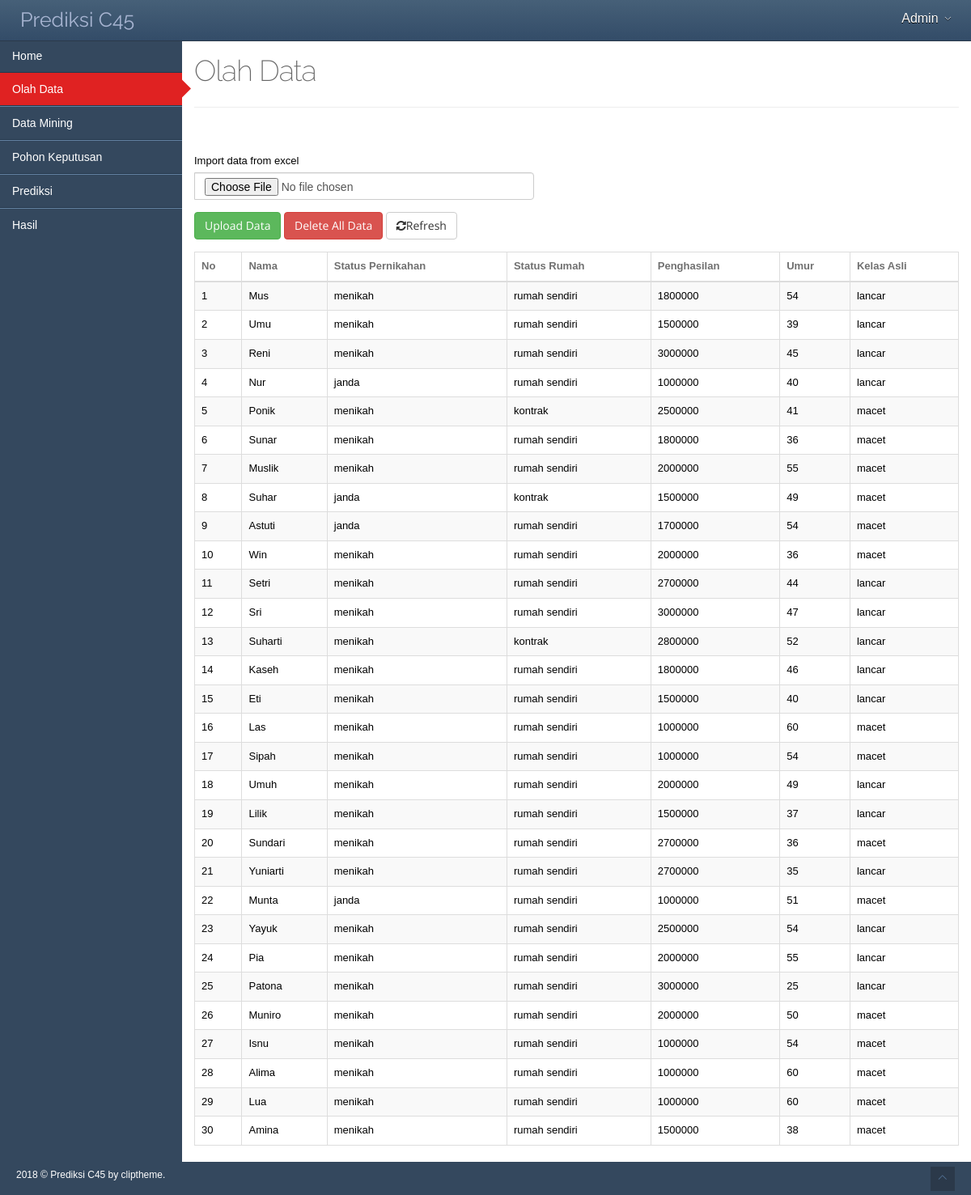
/index.php?menu=olah_data (signed in), run on the app's committed database.
### tables this page shows
CREATE TABLE `data_latih` (
  `id` int(11) NOT NULL AUTO_INCREMENT,
  `nama` varchar(200) DEFAULT NULL,
  `status_pernikahan` varchar(100) DEFAULT NULL,
  `status_rumah` varchar(100) DEFAULT NULL,
  `penghasilan` double DEFAULT NULL,
  `umur` int(11) DEFAULT NULL,
  `kelas_asli` varchar(200) DEFAULT NULL,
  PRIMARY KEY (`id`)
);

### fungsi.php (called while the page is built, shortened)
<?php
function can_access_menu($menu){
    return true;
}

### database.php (called while the page is built, shortened)
<?php
class database {
    private $servername;
    private $user_db;
    private $password_db;
    private $database;
    private $koneksi;
    function database() {
        return $this->connect_db();
    }
    function load_conf_db() {
        $path = dirname(__FILE__) . '/koneksi.php';
        if (file_exists($path)) {
            $conf = include $path;
            $this->servername = @$conf['host'];
            $this->database = @$conf['dbname'];
            $this->user_db = @$conf['username'];
            $this->password_db = @$conf['password'];
        }
    }
    public function connect_db() {
        $this->koneksi = mysqli_connect($this->servername, $this->user_db, $this->password_db, $this->database);
        return $this->koneksi;
    }
    function db_query($sql) {
        $conn = $this->koneksi;
        return mysqli_query($conn, $sql);
    }
    function db_fetch_array($result) {
        return mysqli_fetch_array($result);
    }
    function db_num_rows($result) {
        return mysqli_num_rows($result);
    }
}
?>

### koneksi.php (called while the page is built)
<?php
return array(
    'host' => "localhost",
    'username' => "root",
    'password' => "",
    'dbname' => "penduduk_c45",
);

### olah_data.php (the view, shortened to what this page needs)
<?php
include_once "database.php";
include_once "fungsi.php";
$db_object = new database();
?>
<div class="content">
    <div class="main-content">
        <div class="container">
            <div class="row">
                <div class="col-sm-12">
                    <div class="page-header">
                        <h1>Olah Data </h1>
                    </div>
                </div>
            </div>
                    <?php
            $query = $db_object->db_query("SELECT * FROM data_latih order by(id)");
            $jumlah = $db_object->db_num_rows($query);
            echo "<br><br>";
            ?>
            <form method="post" enctype="multipart/form-data" action="">
                <div class="form-group">
                    <div class="input-group">
                        <label>Import data from excel</label>
                        <input name="file_data" type="file" class="form-control">
                    </div>
                </div>
                <div class="form-group">
                    <input name="upload" type="submit" value="Upload Data" class="btn btn-success">
                    <input name="delete_all" type="submit" value="Delete All Data" class="btn btn-danger">
                    <a href="index.php?menu=olah_data" class="btn btn-default">
                        <i class="fa fa-refresh"></i>Refresh</a>
                </div>
            </form>
            <?php
            if ($jumlah == 0) {
                echo "<center><h3>Data Latih masih kosong...</h3></center>";
            } else {
                ?>
                <div class="table-responsive">
                    <table class="table table-striped table-bordered table-hover" id="sample-table-1">
                        <thead>
                            <tr>
                                <th>No</th>
                                <th>Nama</th>
                                <th>Status Pernikahan</th>
                                <th>Status Rumah</th>
                                <th>Penghasilan</th>
                                <th>Umur</th>
                                <th>Kelas Asli</th>
                            </tr>
                        </thead>
                        <tbody>
                            <?php
                            $no = 1;
                            while ($row = $db_object->db_fetch_array($query)) {
                                echo "<tr>";
                                echo "<td>" . $no . "</td>";
                                echo "<td>" . $row['nama'] . "</td>";
                                echo "<td>" . $row['status_pernikahan'] . "</td>";
                                echo "<td>" . $row['status_rumah'] . "</td>";
                                echo "<td>" . $row['penghasilan'] . "</td>";
                                echo "<td>" . $row['umur'] . "</td>";
                                echo "<td>" . $row['kelas_asli'] . "</td>";
                                echo "</tr>";
                                $no++;
                            }
                            ?>
                        </tbody>
                    </table>
                    <?php
                }
                ?>
            </div>
        </div>
    </div>

### index.php (shortened to what this page needs)
<?php
$menu = '';
if (isset($_GET['menu'])) {
    $menu = $_GET['menu'];
}
include_once 'fungsi.php';
?>
<!DOCTYPE html>
<html lang="en" class="no-js">
    <head>
        <link rel="stylesheet" href="assets/plugins/bootstrap/css/bootstrap.min.css">
        <link rel="stylesheet" href="assets/plugins/font-awesome/css/font-awesome.min.css">
        <link rel="stylesheet" href="assets/fonts/style.css">
        <link rel="stylesheet" href="assets/css/main.css">
        <link rel="stylesheet" href="assets/css/main-responsive.css">
        <link rel="stylesheet" href="assets/plugins/iCheck/skins/all.css">
        <link rel="stylesheet" href="assets/plugins/bootstrap-colorpalette/css/bootstrap-colorpalette.css">
        <link rel="stylesheet" href="assets/plugins/perfect-scrollbar/src/perfect-scrollbar.css">
        <link rel="stylesheet" href="assets/css/theme_navy.css" type="text/css" id="skin_color">
        <link rel="stylesheet" href="assets/css/print.css" type="text/css" media="print"/>
        <link rel="stylesheet" href="assets/plugins/fullcalendar/fullcalendar/fullcalendar.css">
    </head>
    <body>
        <?php
        include "header.php";
        ?>
        <div class="main-container">
            <?php
            include "sidebarMenu.php";
        $menu = '';
            if (isset($_GET['menu'])) {
                $menu = $_GET['menu'];
            }
            if ($menu != '') {
                if (file_exists($menu . ".php")) {
                    if (can_access_menu($menu)) {
                        include $menu . '.php';
                    } else {
                        include "forbidden.php";
                    }
                } else {
                    include "not_found.php";
                }
            } else {
                include "halaman_utama.php";
            }
            ?>
        </div>
        <div class="footer clearfix">
            <div class="footer-inner">
                2018 &copy; Prediksi C45 by cliptheme.
            </div>
            <div class="footer-items">
                <span class="go-top"><i class="clip-chevron-up"></i></span>
            </div>
        </div>
    </body>
</html>

### header.php (shortened to what this page needs)
<div class="navbar navbar-inverse navbar-fixed-top">
    <div class="container">
        <div class="navbar-header">
            <a class="navbar-brand" href="index.html">
                Prediksi C45
            </a>
        </div>
        <div class="navbar-tools">
            <ul class="nav navbar-right">
                <li class="dropdown current-user">
                    <a data-toggle="dropdown" data-hover="dropdown" class="dropdown-toggle" data-close-others="true" href="#">
                        <?php echo $_SESSION['koperasi_c45_nama']; ?>
                        <i class="clip-chevron-down"></i>
                    </a>
                </li>
            </ul>
        </div>
    </div>
</div>

### sidebarMenu.php
<?php
$menu = '';
if (isset($_GET['menu'])) {
    $menu = $_GET['menu'];
}
?>
<div class="navbar-content">
    <div class="main-navigation navbar-collapse collapse">
        <ul class="main-navigation-menu">
            <li <?php if (empty($menu)) echo "class='active open'"; ?> >
                <a href="index.php">
                    <span class="title"> Home </span><span class="selected"></span>
                </a>
            </li>
            <?php
            if ($_SESSION['koperasi_c45_level'] == 1) {
                ?>
                <li <?php if ($menu == 'olah_data') echo "class='active open'"; ?> >
                    <a href="index.php?menu=olah_data">
                        <span class="title"> Olah Data </span><span class="selected"></span>
                    </a>
                </li>
                <li <?php if ($menu == 'data_mining') echo "class='active open'"; ?> >
                    <a href="index.php?menu=data_mining">
                        <span class="title"> Data Mining </span><span class="selected"></span>
                    </a>
                </li>
                <?php
            }
            ?>
            <li <?php if ($menu == 'pohon_keputusan') echo "class='active open'"; ?> >
                <a href="index.php?menu=pohon_keputusan">
                    <span class="title"> Pohon Keputusan </span><span class="selected"></span>
                </a>
            </li>
            <?php
            if ($_SESSION['koperasi_c45_level'] == 1) {
                ?>
                <li <?php if ($menu == 'prediksi') echo "class='active open'"; ?> >
                    <a href="index.php?menu=prediksi">
                        <span class="title"> Prediksi </span><span class="selected"></span>
                    </a>
                </li>
                <?php
            }
            ?>
            <li <?php if ($menu == 'hasil') echo "class='active open'"; ?> >
                <a href="index.php?menu=hasil">
                    <span class="title"> Hasil </span><span class="selected"></span>
                </a>
            </li>
        </ul>
    </div>
</div>

### assets/css/main-responsive.css (style rules this page uses)
@media (min-width: 768px) { .main-navigation { position: absolute; width: 225px; } }
@media (min-width: 768px) { .main-content { margin-left: 225px; } }
@media (min-width: 768px) { .main-content > .container { min-height: 760px; } }

### assets/css/theme_navy.css (style rules this page uses)
body, .main-container, .footer, .main-navigation, ul.main-navigation-menu > li > ul.sub-menu, .navigation-small ul.main-navigation-menu > li > ul.sub-menu { background-color: #34485e !important; }
.navbar-inverse { background: #466078; background: -moz-linear-gradient(top, #466078 0%, #334c68 100%); background: -webkit-gradient(linear, left top, left bottom, color-stop(0%,#466078), color-stop(100%,#334c68)); border-color:#2B394A; }
.navbar-inverse .navbar-brand, .navbar-inverse .navbar-brand:hover, .navbar-inverse .nav > li > a { color: #A7B4D1; }
.navbar-inverse .nav > li > a { color: #A7B4D1; text-shadow: 0 1px 0 #000000; }
.navbar-inverse .nav > li.current-user > a { color: #ffffff !important; }
.navbar-inverse .nav > li.current-user > a i { display: inline-block; text-align: center; width: 1.25em; color:#ffffff !important; font-size: 12px; }
ul.main-navigation-menu > li a { border-bottom-color: #26384C; border-top-color: #6381A1; color: #ffffff; }
ul.main-navigation-menu > li.active > a { background: #E02222 !important; border-top: none !important; color: #fff; }
ul.main-navigation-menu > li.open > a, ul.main-navigation-menu > li > a:hover, ul.main-navigation-menu > li:hover > a { background-color: #2B394A; }
.navigation-toggler, .go-top { background-color: #2B394A !important; color: #5A7CA3; }
.footer-inner { color: #ffffff; }
.main-content .container { border-left: none; border-bottom: none; }

### assets/css/print.css (style rules this page uses)
.navbar { display: none; }
.main-navigation { display: none; }
.page-header { display: none; }
.footer { display: none; }
.main-container { margin: 0 !important; padding: 0 !important; }
.main-content .container { min-height: auto !important; border: none !important; }

### data on the page
data_latih: nama "Mus", status_pernikahan "menikah", status_rumah "rumah sendiri", penghasilan "1800000", umur "54", kelas_asli "lancar"
data_latih: nama "Umu", status_pernikahan "menikah", status_rumah "rumah sendiri", penghasilan "1500000", umur "39", kelas_asli "lancar"
data_latih: nama "Reni", status_pernikahan "menikah", status_rumah "rumah sendiri", penghasilan "3000000", umur "45", kelas_asli "lancar"
data_latih: nama "Nur", status_pernikahan "janda", status_rumah "rumah sendiri", penghasilan "1000000", umur "40", kelas_asli "lancar"
data_latih: nama "Ponik", status_pernikahan "menikah", status_rumah "kontrak", penghasilan "2500000", umur "41", kelas_asli "macet"
data_latih: nama "Sunar", status_pernikahan "menikah", status_rumah "rumah sendiri", penghasilan "1800000", umur "36", kelas_asli "macet"
data_latih: nama "Muslik", status_pernikahan "menikah", status_rumah "rumah sendiri", penghasilan "2000000", umur "55", kelas_asli "macet"
data_latih: nama "Suhar", status_pernikahan "janda", status_rumah "kontrak", penghasilan "1500000", umur "49", kelas_asli "macet"
data_latih: nama "Astuti", status_pernikahan "janda", status_rumah "rumah sendiri", penghasilan "1700000", umur "54", kelas_asli "macet"
data_latih: nama "Win", status_pernikahan "menikah", status_rumah "rumah sendiri", penghasilan "2000000", umur "36", kelas_asli "macet"
data_latih: nama "Setri", status_pernikahan "menikah", status_rumah "rumah sendiri", penghasilan "2700000", umur "44", kelas_asli "lancar"
data_latih: nama "Sri", status_pernikahan "menikah", status_rumah "rumah sendiri", penghasilan "3000000", umur "47", kelas_asli "lancar"
data_latih: nama "Suharti", status_pernikahan "menikah", status_rumah "kontrak", penghasilan "2800000", umur "52", kelas_asli "lancar"
data_latih: nama "Kaseh", status_pernikahan "menikah", status_rumah "rumah sendiri", penghasilan "1800000", umur "46", kelas_asli "lancar"
data_latih: nama "Eti", status_pernikahan "menikah", status_rumah "rumah sendiri", penghasilan "1500000", umur "40", kelas_asli "lancar"
data_latih: nama "Las", status_pernikahan "menikah", status_rumah "rumah sendiri", penghasilan "1000000", umur "60", kelas_asli "macet"
data_latih: nama "Sipah", status_pernikahan "menikah", status_rumah "rumah sendiri", penghasilan "1000000", umur "54", kelas_asli "macet"
data_latih: nama "Umuh", status_pernikahan "menikah", status_rumah "rumah sendiri", penghasilan "2000000", umur "49", kelas_asli "lancar"
data_latih: nama "Lilik", status_pernikahan "menikah", status_rumah "rumah sendiri", penghasilan "1500000", umur "37", kelas_asli "lancar"
data_latih: nama "Sundari", status_pernikahan "menikah", status_rumah "rumah sendiri", penghasilan "2700000", umur "36", kelas_asli "macet"
data_latih: nama "Yuniarti", status_pernikahan "menikah", status_rumah "rumah sendiri", penghasilan "2700000", umur "35", kelas_asli "lancar"
data_latih: nama "Munta", status_pernikahan "janda", status_rumah "rumah sendiri", penghasilan "1000000", umur "51", kelas_asli "macet"
data_latih: nama "Yayuk", status_pernikahan "menikah", status_rumah "rumah sendiri", penghasilan "2500000", umur "54", kelas_asli "lancar"
data_latih: nama "Pia", status_pernikahan "menikah", status_rumah "rumah sendiri", penghasilan "2000000", umur "55", kelas_asli "lancar"
data_latih: nama "Patona", status_pernikahan "menikah", status_rumah "rumah sendiri", penghasilan "3000000", umur "25", kelas_asli "lancar"
data_latih: nama "Muniro", status_pernikahan "menikah", status_rumah "rumah sendiri", penghasilan "2000000", umur "50", kelas_asli "macet"
data_latih: nama "Isnu", status_pernikahan "menikah", status_rumah "rumah sendiri", penghasilan "1000000", umur "54", kelas_asli "macet"
data_latih: nama "Alima", status_pernikahan "menikah", status_rumah "rumah sendiri", penghasilan "1000000", umur "60", kelas_asli "macet"
data_latih: nama "Lua", status_pernikahan "menikah", status_rumah "rumah sendiri", penghasilan "1000000", umur "60", kelas_asli "macet"
data_latih: nama "Amina", status_pernikahan "menikah", status_rumah "rumah sendiri", penghasilan "1500000", umur "38", kelas_asli "macet"

### other printed values
$_SESSION['koperasi_c45_nama'] "Admin"
